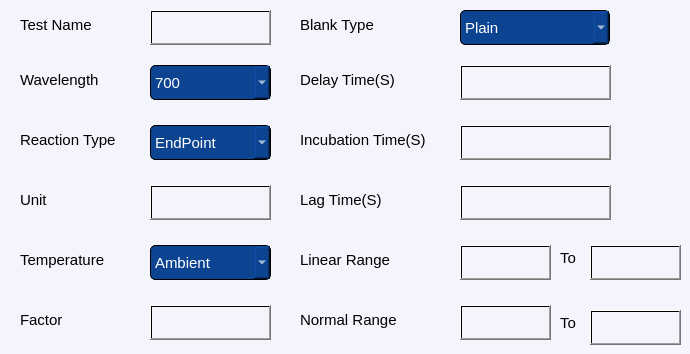
      <widget class="QWidget" name="tab_12">
       <property name="styleSheet">
        <string notr="true">background-color: #f4f4fc;</string>
       </property>
       <attribute name="title">
        <string>Info</string>
       </attribute>
       <widget class="QLabel" name="TestName_Lbl_4">
        <property name="geometry">
         <rect>
          <x>20</x>
          <y>10</y>
          <width>91</width>
          <height>30</height>
         </rect>
        </property>
        <property name="font">
         <font>
          <pointsize>11</pointsize>
         </font>
        </property>
        <property name="text">
         <string>Test Name</string>
        </property>
       </widget>
       <widget class="QLabel" name="label_15">
        <property name="geometry">
         <rect>
          <x>20</x>
          <y>65</y>
          <width>101</width>
          <height>30</height>
         </rect>
        </property>
        <property name="font">
         <font>
          <pointsize>11</pointsize>
         </font>
        </property>
        <property name="text">
         <string>Wavelength</string>
        </property>
       </widget>
       <widget class="QLabel" name="ReactionType_Lbl_3">
        <property name="geometry">
         <rect>
          <x>20</x>
          <y>125</y>
          <width>111</width>
          <height>30</height>
         </rect>
        </property>
        <property name="font">
         <font>
          <pointsize>11</pointsize>
         </font>
        </property>
        <property name="text">
         <string>Reaction Type</string>
        </property>
       </widget>
       <widget class="QLabel" name="Unit_Lbl_4">
        <property name="geometry">
         <rect>
          <x>20</x>
          <y>185</y>
          <width>61</width>
          <height>30</height>
         </rect>
        </property>
        <property name="font">
         <font>
          <pointsize>11</pointsize>
         </font>
        </property>
        <property name="text">
         <string>Unit</string>
        </property>
       </widget>
       <widget class="QLabel" name="Temp_Lbl_3">
        <property name="geometry">
         <rect>
          <x>20</x>
          <y>245</y>
          <width>111</width>
          <height>30</height>
         </rect>
        </property>
        <property name="font">
         <font>
          <pointsize>11</pointsize>
         </font>
        </property>
        <property name="text">
         <string>Temperature</string>
        </property>
       </widget>
       <widget class="QLabel" name="label_29">
        <property name="geometry">
         <rect>
          <x>20</x>
          <y>305</y>
          <width>61</width>
          <height>30</height>
         </rect>
        </property>
        <property name="font">
         <font>
          <pointsize>11</pointsize>
         </font>
        </property>
        <property name="text">
         <string>Factor</string>
        </property>
       </widget>
       <widget class="QLineEdit" name="lineEdit_38">
        <property name="geometry">
         <rect>
          <x>150</x>
          <y>10</y>
          <width>121</width>
          <height>35</height>
         </rect>
        </property>
        <property name="font">
         <font>
          <pointsize>11</pointsize>
         </font>
        </property>
       </widget>
       <widget class="QLineEdit" name="lineEdit_39">
        <property name="geometry">
         <rect>
          <x>150</x>
          <y>185</y>
          <width>121</width>
          <height>35</height>
         </rect>
        </property>
        <property name="font">
         <font>
          <pointsize>11</pointsize>
         </font>
        </property>
       </widget>
       <widget class="QLineEdit" name="lineEdit_40">
        <property name="geometry">
         <rect>
          <x>150</x>
          <y>305</y>
          <width>121</width>
          <height>35</height>
         </rect>
        </property>
        <property name="font">
         <font>
          <pointsize>11</pointsize>
         </font>
        </property>
       </widget>
       <widget class="QComboBox" name="WaveLength_Combo_3">
        <property name="geometry">
         <rect>
          <x>150</x>
          <y>65</y>
          <width>121</width>
          <height>35</height>
         </rect>
        </property>
        <property name="font">
         <font>
          <pointsize>11</pointsize>
         </font>
        </property>
        <property name="styleSheet">
         <string notr="true">
background-color: rgb(12, 68, 145);
 border: 1px solid black;
     border-radius: 5px;
color: rgb(255, 255, 255);
</string>
        </property>
        <item>
         <property name="text">
          <string>700</string>
         </property>
        </item>
        <item>
         <property name="text">
          <string>628</string>
         </property>
        </item>
        <item>
         <property name="text">
          <string>572</string>
         </property>
        </item>
        <item>
         <property name="text">
          <string>545</string>
         </property>
        </item>
        <item>
         <property name="text">
          <string>507</string>
         </property>
        </item>
        <item>
         <property name="text">
          <string>405</string>
         </property>
        </item>
        <item>
         <property name="text">
          <string>340</string>
         </property>
        </item>
       </widget>
       <widget class="QComboBox" name="ReactionType_Combo_3">
        <property name="geometry">
         <rect>
          <x>150</x>
          <y>125</y>
          <width>121</width>
          <height>35</height>
         </rect>
        </property>
        <property name="font">
         <font>
          <pointsize>11</pointsize>
         </font>
        </property>
        <property name="styleSheet">
         <string notr="true">
background-color: rgb(12, 68, 145);
 border: 1px solid black;
     border-radius: 5px;
color: rgb(255, 255, 255);
</string>
        </property>
        <item>
         <property name="text">
          <string>EndPoint</string>
         </property>
        </item>
        <item>
         <property name="text">
          <string>TwoPoint</string>
         </property>
        </item>
        <item>
         <property name="text">
          <string>Kinetic</string>
         </property>
        </item>
       </widget>
       <widget class="QComboBox" name="Temp_Combo_3">
        <property name="geometry">
         <rect>
          <x>150</x>
          <y>245</y>
          <width>121</width>
          <height>35</height>
         </rect>
        </property>
        <property name="font">
         <font>
          <pointsize>11</pointsize>
         </font>
        </property>
        <property name="styleSheet">
         <string notr="true">
background-color: rgb(12, 68, 145);
 border: 1px solid black;
     border-radius: 5px;
color: rgb(255, 255, 255);
</string>
        </property>
        <item>
         <property name="text">
          <string>Ambient</string>
         </property>
        </item>
        <item>
         <property name="text">
          <string>30</string>
         </property>
        </item>
        <item>
         <property name="text">
          <string>37</string>
         </property>
        </item>
       </widget>
       <widget class="QLineEdit" name="lineEdit_41">
        <property name="geometry">
         <rect>
          <x>460</x>
          <y>65</y>
          <width>150</width>
          <height>35</height>
         </rect>
        </property>
        <property name="font">
         <font>
          <pointsize>11</pointsize>
         </font>
        </property>
       </widget>
       <widget class="QLabel" name="label_58">
        <property name="geometry">
         <rect>
          <x>300</x>
          <y>65</y>
          <width>111</width>
          <height>30</height>
         </rect>
        </property>
        <property name="font">
         <font>
          <pointsize>11</pointsize>
         </font>
        </property>
        <property name="text">
         <string>Delay Time(S)</string>
        </property>
       </widget>
       <widget class="QLabel" name="label_59">
        <property name="geometry">
         <rect>
          <x>300</x>
          <y>125</y>
          <width>151</width>
          <height>30</height>
         </rect>
        </property>
        <property name="font">
         <font>
          <pointsize>11</pointsize>
         </font>
        </property>
        <property name="text">
         <string>Incubation Time(S)</string>
        </property>
       </widget>
       <widget class="QLineEdit" name="lineEdit_54">
        <property name="geometry">
         <rect>
          <x>460</x>
          <y>125</y>
          <width>150</width>
          <height>35</height>
         </rect>
        </property>
        <property name="font">
         <font>
          <pointsize>11</pointsize>
         </font>
        </property>
        <property name="text">
         <string/>
        </property>
       </widget>
       <widget class="QLabel" name="label_60">
        <property name="geometry">
         <rect>
          <x>300</x>
          <y>10</y>
          <width>91</width>
          <height>30</height>
         </rect>
        </property>
        <property name="font">
         <font>
          <pointsize>11</pointsize>
         </font>
        </property>
        <property name="text">
         <string>Blank Type</string>
        </property>
       </widget>
       <widget class="QComboBox" name="BlankType_Combo_3">
        <property name="geometry">
         <rect>
          <x>460</x>
          <y>10</y>
          <width>150</width>
          <height>35</height>
         </rect>
        </property>
        <property name="font">
         <font>
          <pointsize>11</pointsize>
         </font>
        </property>
        <property name="styleSheet">
         <string notr="true">
background-color: rgb(12, 68, 145);
 border: 1px solid black;
     border-radius: 5px;
color: rgb(255, 255, 255);
</string>
        </property>
        <item>
         <property name="text">
          <string>Plain</string>
         </property>
        </item>
        <item>
         <property name="text">
          <string>DistilledWater</string>
         </property>
        </item>
        <item>
         <property name="text">
          <string>ReagentBlank</string>
         </property>
        </item>
       </widget>
       <widget class="QLabel" name="label_69">
        <property name="geometry">
         <rect>
          <x>300</x>
          <y>245</y>
          <width>100</width>
          <height>30</height>
         </rect>
        </property>
        <property name="font">
         <font>
          <pointsize>11</pointsize>
         </font>
        </property>
        <property name="text">
         <string>Linear Range</string>
        </property>
       </widget>
       <widget class="QLineEdit" name="lineEdit_55">
        <property name="geometry">
         <rect>
          <x>460</x>
          <y>245</y>
          <width>91</width>
          <height>35</height>
         </rect>
        </property>
        <property name="font">
         <font>
          <pointsize>11</pointsize>
         </font>
        </property>
        <property name="text">
         <string/>
        </property>
       </widget>
       <widget class="QLineEdit" name="lineEdit_56">
        <property name="geometry">
         <rect>
          <x>590</x>
          <y>245</y>
          <width>91</width>
          <height>35</height>
         </rect>
        </property>
        <property name="font">
         <font>
          <pointsize>11</pointsize>
         </font>
        </property>
        <property name="text">
         <string/>
        </property>
       </widget>
       <widget class="QLabel" name="To_Lbl_5">
        <property name="geometry">
         <rect>
          <x>560</x>
          <y>250</y>
          <width>17</width>
          <height>16</height>
         </rect>
        </property>
        <property name="font">
         <font>
          <pointsize>11</pointsize>
         </font>
        </property>
        <property name="text">
         <string>To</string>
        </property>
       </widget>
       <widget class="QLabel" name="To_Lbl_6">
        <property name="geometry">
         <rect>
          <x>560</x>
          <y>305</y>
          <width>17</width>
          <height>35</height>
         </rect>
        </property>
        <property name="font">
         <font>
          <pointsize>11</pointsize>
         </font>
        </property>
        <property name="text">
         <string>To</string>
        </property>
       </widget>
       <widget class="QLabel" name="label_70">
        <property name="geometry">
         <rect>
          <x>300</x>
          <y>305</y>
          <width>111</width>
          <height>30</height>
         </rect>
        </property>
        <property name="font">
         <font>
          <pointsize>11</pointsize>
         </font>
        </property>
        <property name="text">
         <string>Normal Range</string>
        </property>
       </widget>
       <widget class="QLineEdit" name="lineEdit_57">
        <property name="geometry">
         <rect>
          <x>460</x>
          <y>305</y>
          <width>91</width>
          <height>35</height>
         </rect>
        </property>
        <property name="font">
         <font>
          <pointsize>11</pointsize>
         </font>
        </property>
        <property name="text">
         <string/>
        </property>
       </widget>
       <widget class="QLabel" name="label_71">
        <property name="geometry">
         <rect>
          <x>300</x>
          <y>185</y>
          <width>100</width>
          <height>30</height>
         </rect>
        </property>
        <property name="font">
         <font>
          <pointsize>11</pointsize>
         </font>
        </property>
        <property name="text">
         <string>Lag Time(S)</string>
        </property>
       </widget>
       <widget class="QLineEdit" name="lineEdit_64">
        <property name="geometry">
         <rect>
          <x>460</x>
          <y>185</y>
          <width>150</width>
          <height>35</height>
         </rect>
        </property>
        <property name="font">
         <font>
          <pointsize>11</pointsize>
         </font>
        </property>
        <property name="text">
         <string/>
        </property>
       </widget>
       <widget class="QPushButton" name="pushButton_151">
        <property name="geometry">
         <rect>
          <x>150</x>
          <y>10</y>
          <width>121</width>
          <height>35</height>
         </rect>
        </property>
        <property name="styleSheet">
         <string notr="true">background:qlineargradient(spread:pad, x1:0, y1:0, x2:1, y2:0, stop:0 rgba(0, 0, 0, 0), stop:1 rgba(0,0,0,0))</string>
        </property>
        <property name="text">
         <string/>
        </property>
       </widget>
       <widget class="QPushButton" name="pushButton_152">
        <property name="geometry">
         <rect>
          <x>150</x>
          <y>305</y>
          <width>121</width>
          <height>35</height>
         </rect>
        </property>
        <property name="styleSheet">
         <string notr="true">background:qlineargradient(spread:pad, x1:0, y1:0, x2:1, y2:0, stop:0 rgba(0, 0, 0, 0), stop:1 rgba(0,0,0,0))</string>
        </property>
        <property name="text">
         <string/>
        </property>
       </widget>
       <widget class="QPushButton" name="pushButton_153">
        <property name="geometry">
         <rect>
          <x>590</x>
          <y>245</y>
          <width>91</width>
          <height>35</height>
         </rect>
        </property>
        <property name="styleSheet">
         <string notr="true">background:qlineargradient(spread:pad, x1:0, y1:0, x2:1, y2:0, stop:0 rgba(0, 0, 0, 0), stop:1 rgba(0,0,0,0))</string>
        </property>
        <property name="text">
         <string/>
        </property>
       </widget>
       <widget class="QPushButton" name="pushButton_154">
        <property name="geometry">
         <rect>
          <x>460</x>
          <y>245</y>
          <width>91</width>
          <height>35</height>
         </rect>
        </property>
        <property name="styleSheet">
         <string notr="true">background:qlineargradient(spread:pad, x1:0, y1:0, x2:1, y2:0, stop:0 rgba(0, 0, 0, 0), stop:1 rgba(0,0,0,0))</string>
        </property>
        <property name="text">
         <string/>
        </property>
       </widget>
       <widget class="QPushButton" name="pushButton_155">
        <property name="geometry">
         <rect>
          <x>460</x>
          <y>305</y>
          <width>91</width>
          <height>35</height>
         </rect>
        </property>
        <property name="styleSheet">
         <string notr="true">background:qlineargradient(spread:pad, x1:0, y1:0, x2:1, y2:0, stop:0 rgba(0, 0, 0, 0), stop:1 rgba(0,0,0,0))</string>
        </property>
        <property name="text">
         <string/>
        </property>
       </widget>
       <widget class="QPushButton" name="pushButton_156">
        <property name="geometry">
         <rect>
          <x>150</x>
          <y>185</y>
          <width>121</width>
          <height>35</height>
         </rect>
        </property>
        <property name="styleSheet">
         <string notr="true">background:qlineargradient(spread:pad, x1:0, y1:0, x2:1, y2:0, stop:0 rgba(0, 0, 0, 0), stop:1 rgba(0,0,0,0))</string>
        </property>
        <property name="text">
         <string/>
        </property>
       </widget>
       <widget class="QPushButton" name="pushButton_157">
        <property name="geometry">
         <rect>
          <x>460</x>
          <y>65</y>
          <width>151</width>
          <height>35</height>
         </rect>
        </property>
        <property name="styleSheet">
         <string notr="true">background:qlineargradient(spread:pad, x1:0, y1:0, x2:1, y2:0, stop:0 rgba(0, 0, 0, 0), stop:1 rgba(0,0,0,0))</string>
        </property>
        <property name="text">
         <string/>
        </property>
       </widget>
       <widget class="QPushButton" name="pushButton_158">
        <property name="geometry">
         <rect>
          <x>460</x>
          <y>125</y>
          <width>151</width>
          <height>35</height>
         </rect>
        </property>
        <property name="styleSheet">
         <string notr="true">background:qlineargradient(spread:pad, x1:0, y1:0, x2:1, y2:0, stop:0 rgba(0, 0, 0, 0), stop:1 rgba(0,0,0,0))</string>
        </property>
        <property name="text">
         <string/>
        </property>
       </widget>
       <widget class="QPushButton" name="pushButton_165">
        <property name="geometry">
         <rect>
          <x>460</x>
          <y>185</y>
          <width>151</width>
          <height>35</height>
         </rect>
        </property>
        <property name="styleSheet">
         <string notr="true">background:qlineargradient(spread:pad, x1:0, y1:0, x2:1, y2:0, stop:0 rgba(0, 0, 0, 0), stop:1 rgba(0,0,0,0))</string>
        </property>
        <property name="text">
         <string/>
        </property>
       </widget>
       <widget class="QLineEdit" name="lineEdit_65">
        <property name="geometry">
         <rect>
          <x>590</x>
          <y>310</y>
          <width>91</width>
          <height>35</height>
         </rect>
        </property>
        <property name="font">
         <font>
          <pointsize>11</pointsize>
         </font>
        </property>
        <property name="text">
         <string/>
        </property>
       </widget>
       <widget class="QPushButton" name="pushButton_239">
        <property name="geometry">
         <rect>
          <x>590</x>
          <y>310</y>
          <width>91</width>
          <height>35</height>
         </rect>
        </property>
        <property name="styleSheet">
         <string notr="true">background:qlineargradient(spread:pad, x1:0, y1:0, x2:1, y2:0, stop:0 rgba(0, 0, 0, 0), stop:1 rgba(0,0,0,0))</string>
        </property>
        <property name="text">
         <string/>
        </property>
       </widget>
      </widget>
